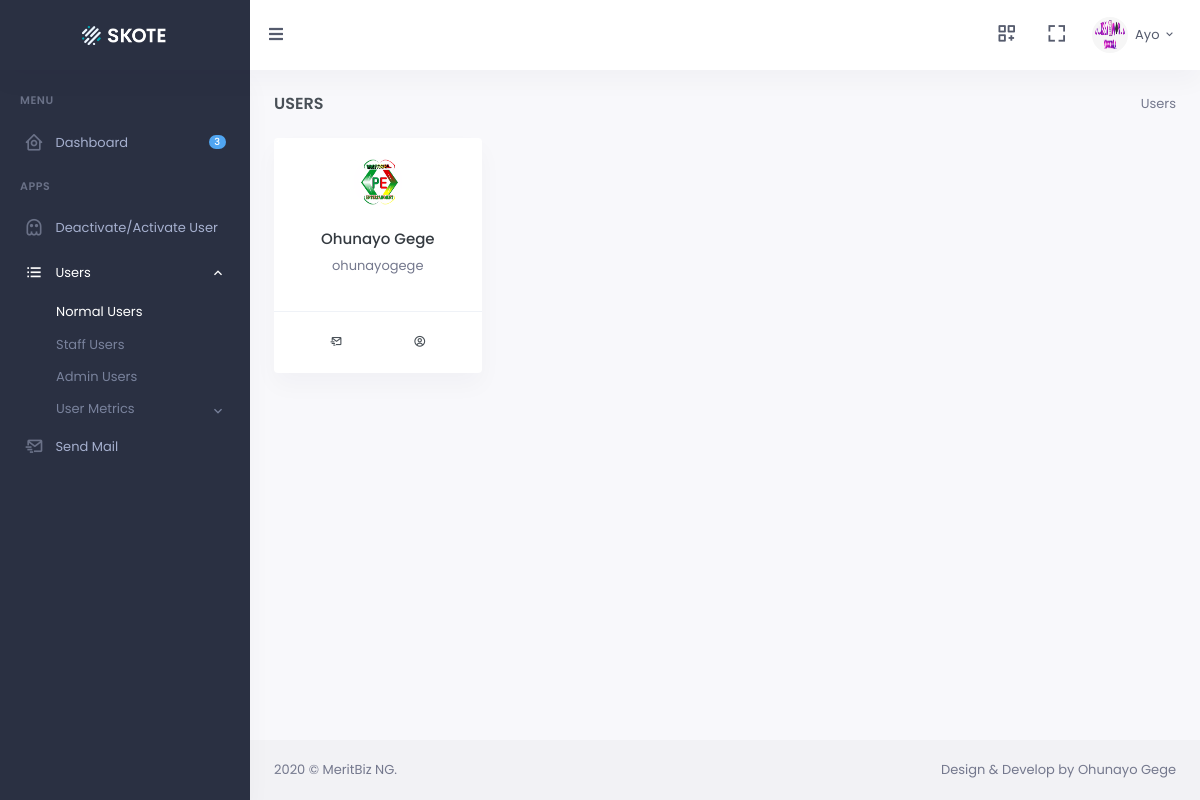
The app's page /users.html (signed in) with its own data.
### dashboard/models.py (models this page shows, shortened)
class User(AbstractBaseUser, PermissionsMixin):
    email = models.EmailField(
        verbose_name=_('email address'), max_length=255, unique=True
    )
    username = models.CharField(_('Username'), max_length=100, default='', unique=True)
    first_name = models.CharField(_('first name'), max_length=30, blank=False)
    last_name = models.CharField(_('last name'), max_length=150, blank=False)
    gender = models.CharField(_('gender'), choices=GENDER, max_length=10, blank=False, default='')
    photo = models.ImageField(verbose_name=_('profile photo'), upload_to='users', default='', blank=True)
    mobile = models.CharField(verbose_name=_('Mobile Number'), max_length=21, unique=True, default='')
    state = models.CharField(verbose_name=_('current state'), max_length=30, blank=True, default='')
    lga = models.CharField(verbose_name=_('Local Government Area'), max_length=50, blank=True, default='')
    city = models.CharField(verbose_name=_('current city'), max_length=40, default='', blank=True)
    street = models.CharField(verbose_name=_('street address'), max_length=200, default='', blank=True)
    about_self = models.TextField(verbose_name=_('About Yourself'), default='')
    logins = models.PositiveIntegerField(default=1)
    joined_date = models.DateField(auto_now_add=True)
    joined_time = models.TimeField(auto_now_add=True)
    is_active = models.BooleanField(
        _('active'),
        default=True,
        help_text=_(
            'Designates whether this user should be treated as active. '
            'Unselect this instead of deleting accounts.'
        ),
    )
    is_staff = models.BooleanField(
        _('staff status'),
        default=False,
        help_text=_(
            'Designates whether the user can log into this admin site.'
        ),
    )
    objects = UserManager()
    USERNAME_FIELD = 'email'
    REQUIRED_FIELDS = ['username', 'first_name', 'last_name']

### dashboard/views.py (the view, shortened to what this page needs)
# urls.py: url(r'^users.html$', views.users, name='users'),
@login_required
def users(request):
	form = EmailUserForm()
	success = ''
	error = ''
	message = ''
	return render(request, 'users.html', {'error': error, 'success': success, 'message': message, 'message': message, 'form':form})

### dashboard/context_processor.py (called while the page is built)
def users(request):
    users = User.objects.all().exclude(is_staff=True)
    page = request.GET.get('page', 1)
    paginator = Paginator(users, 5)
    try:
        users = paginator.page(page)
    except PageNotAnInteger:
        users = paginator.page(1)
    except EmptyPage:
        users = paginator.page(paginator.num_pages)
    return {
        'users': users,
    }

def admins(request):
    admins = User.objects.all().filter(is_superuser=True)
    page = request.GET.get('page', 1)
    paginator = Paginator(admins, 5)
    try:
        admins = paginator.page(page)
    except PageNotAnInteger:
        admins = paginator.page(1)
    except EmptyPage:
        admins = paginator.page(paginator.num_pages)
    return {
        'admins': admins,
    }

def staffs(request):
    staffs = User.objects.all().filter(is_staff=True).exclude(is_superuser=True)
    page = request.GET.get('page', 1)
    paginator = Paginator(staffs, 5)
    try:
        staffs = paginator.page(page)
    except PageNotAnInteger:
        staffs = paginator.page(1)
    except EmptyPage:
        staffs = paginator.page(paginator.num_pages)
    return {
        'staffs': staffs,
    }

def reg_user_last_24(request):
	current_date = datetime.date.today()
	tdate = current_date
	yesterday = tdate - datetime.timedelta(hours=24)
	reg_user_last_24 = User.objects.all().exclude(joined_date__lt=yesterday).filter(joined_date__gte=yesterday)
	page = request.GET.get('page', 1)
	paginator = Paginator(reg_user_last_24, 5)
	try:
		reg_user_last_24 = paginator.page(page)
	except PageNotAnInteger:
		reg_user_last_24 = paginator.page(1)
	except EmptyPage:
		reg_user_last_24 = paginator.page(paginator.num_pages)
	return {
		'reg_user_last_24': reg_user_last_24,
	}

def reg_user_last_week(request):
	current_date = datetime.date.today()
	tdate = current_date
	last_week = tdate - datetime.timedelta(weeks=1)
	reg_user_lastweek = User.objects.all().exclude(joined_date__lt=last_week).filter(joined_date__gte=last_week)
	page = request.GET.get('page', 1)
	paginator = Paginator(reg_user_lastweek, 5)
	try:
		reg_user_lastweek = paginator.page(page)
	except PageNotAnInteger:
		reg_user_lastweek = paginator.page(1)
	except EmptyPage:
		reg_user_lastweek = paginator.page(paginator.num_pages)
	return {
		'reg_user_lastweek': reg_user_lastweek,
	}

### dashboard/templates/users.html (shortened to what this page needs)
{% extends 'app.html' %}
{% block body %}
<div class="main-content">
    <div class="page-content">
        <div class="container-fluid">
            <div class="row">
                <div class="col-12">
                    <div class="page-title-box d-flex align-items-center justify-content-between">
                        <h4 class="mb-0 font-size-18">Users</h4>
                        <div class="page-title-right">
                            <ol class="breadcrumb m-0">
                                <li class="breadcrumb-item active">Users</li>
                            </ol>
                        </div>
                    </div>
                </div>
            </div>
            <div class="row">
                {% if users %}
                {% for user in users %}
                <div class="col-xl-3 col-sm-6">
                    <div class="card text-center">
                        <div class="card-body">
                            {% if user.photo %}
                            <div class="mb-4">
                                <img class="rounded-circle avatar-sm" src="{{ user.photo.url }}" alt="">
                            </div>
                            {% else %}
                            <div class="avatar-sm mx-auto mb-4">
                                <span class="avatar-title rounded-circle bg-soft-primary text-primary font-size-16">
                                    O
                                </span>
                            </div>
                            {% endif %}
                            <h5 class="font-size-15"><a href="{% url 'profile' user.username %}" class="text-dark">{{ user.first_name }} {{ user.last_name }}</a></h5>
                            <p class="text-muted">{{ user.username }}</p>
                        </div>
                        <div class="card-footer bg-transparent border-top">
                            <div class="contact-links d-flex font-size-20">
                                <div class="flex-fill">
                                    <button type="button" class="btn btn-block waves-effect waves-light" data-toggle="modal" data-target="#{{ user.username }}"><i class="bx bx-mail-send"></i>
                                    </button>
                                </div>
                                <div class="flex-fill">
                                    <a href="{% url 'profile' user.username %}" class="btn" data-toggle="tooltip" data-placement="top" title="Profile"><i class="bx bx-user-circle"></i></a>
                                </div>
                            </div>
                        </div>
                    </div>
                </div>
                {% endfor %}
                {% else %}
                <p>No User yet</p>
                {% endif %}
            </div>
        </div>
    </div>
    {% include 'footer.html' %}
</div>
{% endblock %}

### dashboard/templates/app.html (shortened to what this page needs)
<!DOCTYPE html>
<html lang="en">
<head>
        <link href="/static/libs/summernote/summernote-bs4.min.css" rel="stylesheet" type="text/css" />
        <link href="/static/css/bootstrap.min.css" id="bootstrap-style" rel="stylesheet" type="text/css" />
        <link href="/static/css/icons.min.css" rel="stylesheet" type="text/css" />
        <link href="/static/css/app.min.css" id="app-style" rel="stylesheet" type="text/css" />
    </head>
    <body data-sidebar="dark">
        <div id="layout-wrapper">
            <header id="page-topbar">
                <div class="navbar-header">
                    <div class="d-flex">
                        <div class="navbar-brand-box">
                            <a href="index-2.html" class="logo logo-light">
                                <span class="logo-lg">
                                    <img src="/static/images/logo-light.png" alt="" height="19">
                                </span>
                            </a>
                        </div>
                        <button type="button" class="btn btn-sm px-3 font-size-16 header-item waves-effect" id="vertical-menu-btn">
                            <i class="fa fa-fw fa-bars"></i>
                        </button>
                    </div>
                    <div class="d-flex">
                        <div class="dropdown d-none d-lg-inline-block ml-1">
                            <button type="button" class="btn header-item noti-icon waves-effect"
                                data-toggle="dropdown" aria-haspopup="true" aria-expanded="false">
                                <i class="bx bx-customize"></i>
                            </button>
                        </div>
                        <div class="dropdown d-none d-lg-inline-block ml-1">
                            <button type="button" class="btn header-item noti-icon waves-effect" data-toggle="fullscreen">
                                <i class="bx bx-fullscreen"></i>
                            </button>
                        </div>
                        <div class="dropdown d-inline-block">
                            <button type="button" class="btn header-item waves-effect" id="page-header-user-dropdown"
                                data-toggle="dropdown" aria-haspopup="true" aria-expanded="false">
                                <img class="rounded-circle header-profile-user" src="{{ user.photo.url}}"
                                    alt="Header Avatar">
                                <span class="d-none d-xl-inline-block ml-1">{{ user.first_name.capitalize }}</span>
                                <i class="mdi mdi-chevron-down d-none d-xl-inline-block"></i>
                            </button>
                        </div>
                    </div>
                </div>
            </header>
            {% include 'leftbar.html' %}
            {% block body %}
            {% endblock %}
        </div>
    </body>
</html>

### records on screen
User: photo (picture), first_name "Ayo"
User: photo (picture), first_name "Ohunayo", last_name "Gege", username "ohunayogege"
